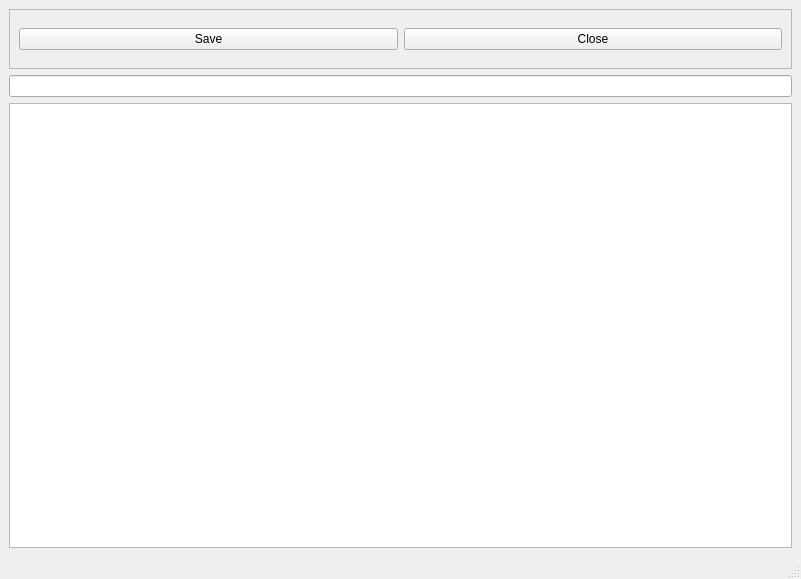
<?xml version="1.0" encoding="UTF-8"?>
<ui version="4.0">
 <class>Note</class>
 <widget class="QMainWindow" name="Note">
  <property name="geometry">
   <rect>
    <x>0</x>
    <y>0</y>
    <width>801</width>
    <height>579</height>
   </rect>
  </property>
  <property name="windowTitle">
   <string>Note</string>
  </property>
  <widget class="QWidget" name="centralwidget">
   <layout class="QVBoxLayout" name="verticalLayout">
    <item alignment="Qt::AlignVCenter">
     <widget class="QFrame" name="frame">
      <property name="minimumSize">
       <size>
        <width>0</width>
        <height>60</height>
       </size>
      </property>
      <property name="frameShape">
       <enum>QFrame::StyledPanel</enum>
      </property>
      <property name="frameShadow">
       <enum>QFrame::Raised</enum>
      </property>
      <layout class="QHBoxLayout" name="horizontalLayout">
       <item>
        <widget class="QPushButton" name="saveNote">
         <property name="text">
          <string>Save</string>
         </property>
        </widget>
       </item>
       <item>
        <widget class="QPushButton" name="closeNote">
         <property name="text">
          <string>Close</string>
         </property>
        </widget>
       </item>
      </layout>
     </widget>
    </item>
    <item>
     <widget class="QLineEdit" name="lineEdit"/>
    </item>
    <item>
     <widget class="QTextEdit" name="textEdit"/>
    </item>
   </layout>
  </widget>
  <widget class="QStatusBar" name="statusbar"/>
 </widget>
 <resources/>
 <connections/>
</ui>
